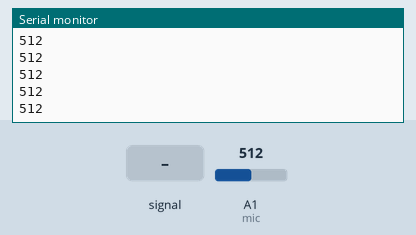
Bench run of a sketch on a simulated Arduino Uno, built with avr-gcc and run on an emulated ATmega328P. Shown: the last lines printed to the serial monitor. The inputs (shaded band) are chosen by the test bench; at power-on: A1 (mic) = 512.

Above: at 1.2 s.
1.3 s: A1 (mic) fed a 200 Hz sine of ±81 counts around its level
At 1.31 s:
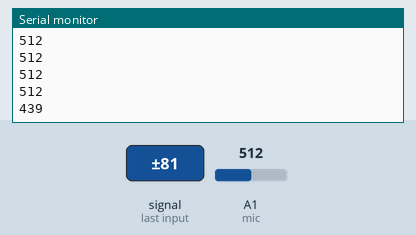
2.8 s: A1 (mic) set to 716
At 2.81 s:
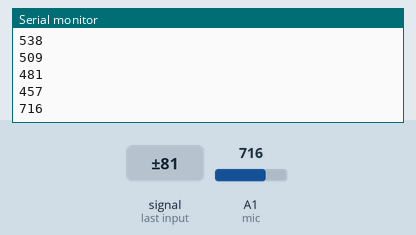
4.3 s: A1 (mic) fed a 1000 Hz sine of ±255 counts around its level
At 4.32 s:
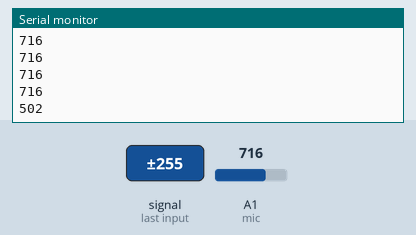
5.8 s: A1 (mic) set to 900
At 5.82 s:
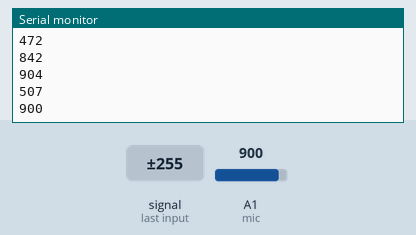
Timing chart, 0 to 8.3 s (numbered marks = the images above; inputs shaded):
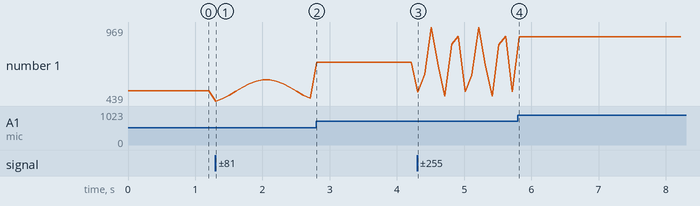

Measured:
- after the input at 1.3 s, the serial monitor: prints a new line at once (image 1)
- after the input at 2.8 s, the serial monitor: prints a new line at once (image 2)
- after the input at 4.3 s, the serial monitor: prints a new line at once (image 3)
- after the input at 5.8 s, the serial monitor: prints a new line at once (image 4)
- plotted number 1: 512 → 457 after the input at 1.3 s, 457 → 716 after the input at 2.8 s, 716 → 507 after the input at 4.3 s, 507 → 900 after the input at 5.8 s

The sketch:

mic.ino
```cpp
int mic = A1; //mic
void setup() {
  Serial.begin(9600);
  pinMode(mic,INPUT);

}

void loop() {
 int sound = analogRead(mic);//聲響
  Serial.println(sound);
  delay(100);

}
```
